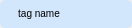
<?xml version="1.0" encoding="UTF-8"?>
<ui version="4.0">
 <class>TagCellWidget</class>
 <widget class="QWidget" name="TagCellWidget">
  <property name="geometry">
   <rect>
    <x>0</x>
    <y>0</y>
    <width>132</width>
    <height>28</height>
   </rect>
  </property>
  <property name="windowTitle">
   <string>Form</string>
  </property>
  <property name="styleSheet">
   <string notr="true">
QWidget#widget {
  background-color: #D2E7FB;
  border-radius: 5px;
}

QPushButton#pushButton_delete {
  border:node;
}

QPushButton#pushButton_tag {
  border:node;
  font-size: 10px;
  margin-left: 12px;
}
   </string>
  </property>
  <layout class="QVBoxLayout" name="verticalLayout_2">
   <property name="spacing">
    <number>0</number>
   </property>
   <property name="leftMargin">
    <number>0</number>
   </property>
   <property name="topMargin">
    <number>0</number>
   </property>
   <property name="rightMargin">
    <number>0</number>
   </property>
   <property name="bottomMargin">
    <number>0</number>
   </property>
   <item>
    <widget class="QWidget" name="widget" native="true">
     <layout class="QHBoxLayout" name="horizontalLayout">
      <property name="spacing">
       <number>0</number>
      </property>
      <property name="leftMargin">
       <number>0</number>
      </property>
      <property name="topMargin">
       <number>0</number>
      </property>
      <property name="rightMargin">
       <number>0</number>
      </property>
      <property name="bottomMargin">
       <number>0</number>
      </property>
      <item>
       <widget class="QPushButton" name="pushButton_tag">
        <property name="text">
         <string>tag name</string>
        </property>
        <property name="iconSize">
         <size>
          <width>16</width>
          <height>16</height>
         </size>
        </property>
       </widget>
      </item>
      <item>
       <widget class="QPushButton" name="pushButton_delete">
        <property name="text">
         <string/>
        </property>
        <property name="icon">
         <iconset resource="../resources/resources.qrc">
          <normaloff>:/images/icon-delete.png</normaloff>:/images/icon-delete.png</iconset>
        </property>
        <property name="iconSize">
         <size>
          <width>12</width>
          <height>12</height>
         </size>
        </property>
        <property name="flat">
         <bool>true</bool>
        </property>
       </widget>
      </item>
     </layout>
    </widget>
   </item>
  </layout>
 </widget>
 <resources>
  <include location="../resources/resources.qrc"/>
 </resources>
 <connections/>
</ui>
